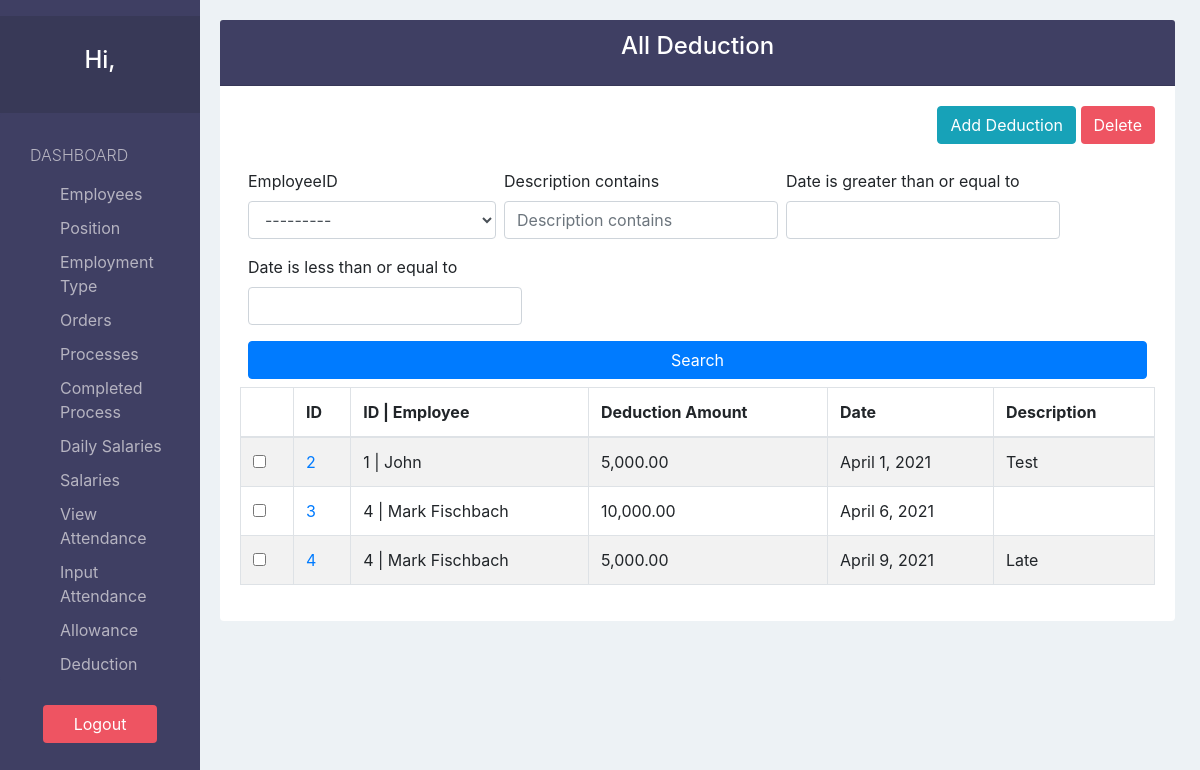
/deduction/, run on the app's committed database.
### payrollApp/models.py (models this page shows)
class Deduction(models.Model):
  employeeID  = models.ForeignKey('Employee', default=None, null=True, on_delete=models.SET_DEFAULT)
  amount      = models.DecimalField(decimal_places=2, max_digits=100, validators=[MinValueValidator(0.01, message="Amount must be greater than 0")])
  description = models.CharField(max_length=200, null=True, blank=True)
  date        = models.DateField()

class Employee(models.Model):
  firstName      = models.CharField(max_length=30)
  lastName       = models.CharField(max_length=30, blank=True, null=True)
  phoneNumber    = models.CharField(max_length=15, blank=True, null=True)
  email          = models.CharField(max_length=100, blank=True, null=True)
  address        = models.CharField(max_length=200, blank=True, null=True)
  positionID     = models.ForeignKey('Position', default=None, null=True, on_delete=models.SET_DEFAULT, blank=True)
  employmentTypeID = models.ForeignKey('EmploymentType', default=None, null=True, on_delete=models.SET_DEFAULT, blank=True)
  hireDate       = models.DateTimeField(auto_now_add=True)
  terminationDate= models.DateTimeField(blank=True, null=True)
  notes          = models.TextField(blank=True, null=True)
  def __str__(self):
    if self.lastName:
      return str(self.id)+" | "+self.firstName.capitalize()+" "+self.lastName.capitalize()
    else:
      return str(self.id)+" | "+self.firstName.capitalize()

### payrollApp/views.py (the view)
# urls.py: path('deduction/', views.deduction_view, name="deduction"),
def deduction_view(request):
  deductions = Deduction.objects.all()
  flag   = True
  if not deductions:
    flag=False
  myFilter = DeductionFilter(request.GET, queryset=deductions)
  deductions = myFilter.qs
  context = {
    'deductions':deductions,
    'flags':flag,
    'myFilter':myFilter
  }
  return render(request, 'salary/deduction/deduction.html', context)

### payrollApp/templates/salary/deduction/deduction.html (shortened to what this page needs)
{% extends 'view_base.html' %}
{% load humanize %}
{% load bootstrap4 %}
{% block script %}
  <link rel="stylesheet" href="http://code.jquery.com/ui/1.11.0/themes/smoothness/jquery-ui.css">
{% endblock %}
{% block viewTitle %}All Deduction{% endblock %}
{% block addBtn %}
  <a href="{% url 'create-deduction' %}?next={{ request.path }}" class="btn btn-info">Add Deduction</a>
{% endblock %}
{% block searchForm %}
  <form method="GET" class="searchForm">
    {% bootstrap_form myFilter.form %}
    <button class="btn btn-primary col-lg-12">Search</button>
  </form>
{% endblock %}
{% block columns %}
  {% if flags %}
    {% block form %}
      <form action="{% url 'delete-deduction'%}?next={{ request.path }}" method="POST">{% csrf_token %}
    {% endblock %}
    <th></th>
    <th>ID</th>
    <th>ID | Employee</th>
    <th>Deduction Amount</th>
    <th>Date</th>
    <th>Description</th>
  {% endif %}
{% endblock %}
{% block tbodyContent %}
  {% if not flags %}
  <h3>No Deduction Record</h3>
  {% else %}
    {% for deduction  in deductions %}
      <tr>
        <td><input type="checkbox" name="selected" value="{{ deduction.id }}"></td>
        <td scope="row"><a href="{% url 'edit-deduction' deduction.id %}?next={{ request.path }}">{{ deduction.id }}</a></td>
        <td>{{ deduction.employeeID }}</td>
        <td>{{ deduction.amount|intcomma }}</td>
        <td>{{ deduction.date }}</td>
        <td>{% if deduction.description %}
              {{ deduction.description|slice:"0:100" }}{% if deduction.description|length > 100 %}...{% endif %}
            {% endif %}
        </td>
      </tr>
    {% endfor %}
  {% endif %}
{% endblock %}

### payrollApp/static/css/style.css (style rules this page uses)
body { padding-top: 20px; background-color: #EDF2F5; overflow: auto; }
.table > thead > tr > th, .table > thead > tr >td { vertical-align: middle; }
.searchForm { padding: 8px; display: flex; flex-flow: wrap; }
.form-group { margin-right: 0.5rem; }

### data on the page
Deduction: id "2", employeeID "1 | John", amount "5,000.00", date "April 1, 2021", description "Test"
Deduction: id "3", employeeID "4 | Mark Fischbach", amount "10,000.00", date "April 6, 2021"
Deduction: id "4", employeeID "4 | Mark Fischbach", amount "5,000.00", date "April 9, 2021", description "Late"
